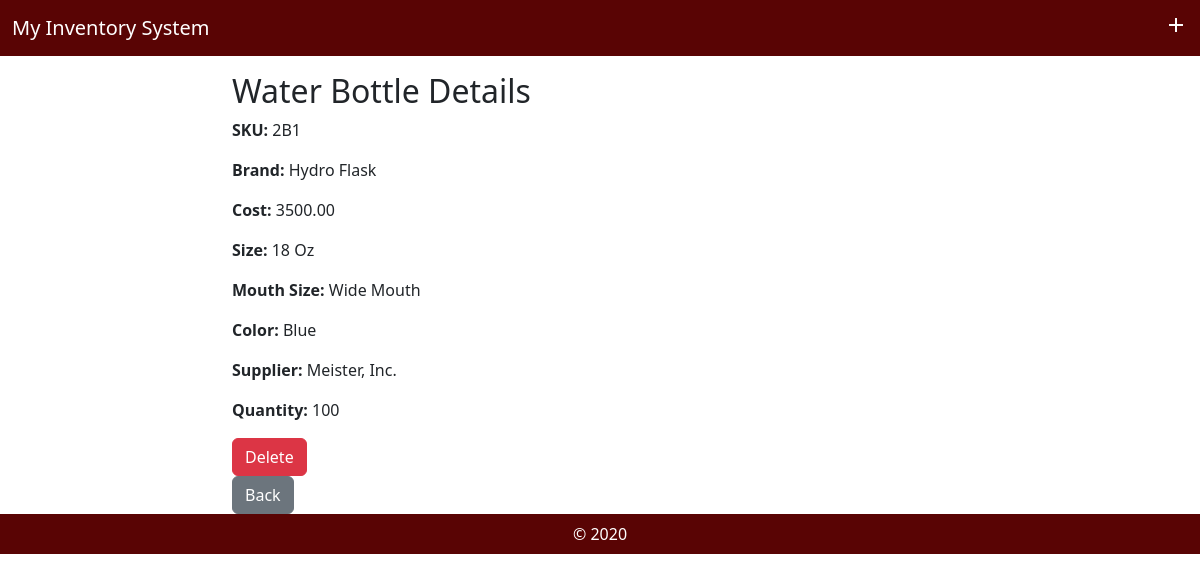
/view_bottle_details/2/, run on the app's committed database.
### MyInventoryApp/models.py (models this page shows, shortened)
class WaterBottle(models.Model):
    sku = models.CharField(max_length=300, unique=True, db_index=True)
    brand = models.CharField(max_length=300)
    cost = models.DecimalField(max_digits=10, decimal_places=2)
    size = models.CharField(max_length=300)
    mouth_size = models.CharField(max_length=300)
    color = models.CharField(max_length=300)
    supplied_by = models.ForeignKey(Supplier, on_delete=models.CASCADE)
    current_quantity = models.PositiveIntegerField()
    objects = models.Manager()

class Supplier(models.Model):
    name = models.CharField(max_length=300)
    city = models.CharField(max_length=300)
    country = models.CharField(max_length=300)
    created_at = models.DateTimeField(blank=True, null=True)
    objects = models.Manager()

### MyInventoryApp/views.py (the view)
# urls.py: path('view_bottle_details/<int:pk>/', views.view_bottle_details, name='view_bottle_details'),
def view_bottle_details(request, pk):
    bottle = get_object_or_404(WaterBottle, pk=pk)
    return render(request, 'MyInventoryApp/view_bottle_details.html', {"bottle": bottle, "bottle.pk": bottle.pk})

### MyInventoryApp/templates/MyInventoryApp/view_bottle_details.html (shortened to what this page needs)
{% extends 'MyInventoryApp/base.html' %}
{% block content %}
<h2>Water Bottle Details</h2>
<p><strong>SKU:</strong> {{ bottle.sku }}</p>
<p><strong>Brand:</strong> {{ bottle.brand }}</p>
<p><strong>Cost:</strong> {{ bottle.cost }}</p>
<p><strong>Size:</strong> {{ bottle.size }}</p>
<p><strong>Mouth Size:</strong> {{ bottle.mouth_size }}</p>
<p><strong>Color:</strong> {{ bottle.color }}</p>
<p><strong>Supplier:</strong> {{ bottle.supplied_by.name }}</p>
<p><strong>Quantity:</strong> {{ bottle.current_quantity }}</p>
<form method="POST" action="{% url 'delete_bottle' bottle.pk %}">
    <button type="submit" class="btn btn-danger">Delete</button>
</form>
<a href="{% url 'view_bottles' %}" class="btn btn-secondary">Back</a>
{% endblock %}

### data on the page
WaterBottle: sku "2B1", brand "Hydro Flask", cost "3500.00", size "18 Oz", mouth_size "Wide Mouth", color "Blue", supplied_by.name "Meister, Inc.", current_quantity "100"
